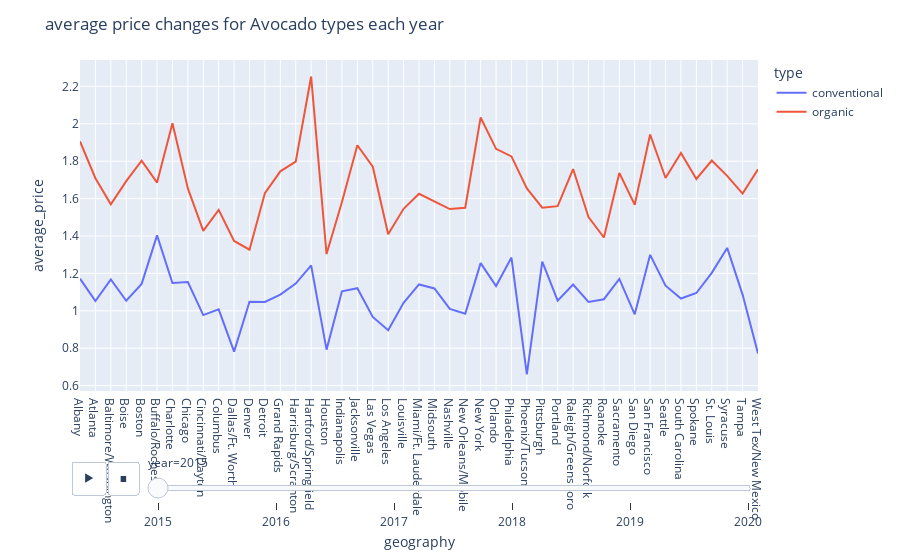

The notebook cell this image was saved under:
### Code cell
#Yearly changes in price between conventional and organic sales
A=df.groupby(['type', 'year', 'geography',])['average_price'].mean().reset_index()
A.head()
fig=px.line(A, x= 'geography', y= 'average_price', animation_frame='year',color='type')
fig.update_layout(title= "average price changes for Avocado types each year")

### Figure 1 — Plotly figure (JSON) as saved in the notebook; plotly's stock layout.template omitted (floating-point values rounded to 4 significant figures)
{"data": [{"hovertemplate": "type=conventional<br>year=2015<br>geography=%{x}<br>average_price=%{y}<extra></extra>", "legendgroup": "conventional", "line": {"color": "#636efa", "dash": "solid"}, "mode": "lines", "name": "conventional", "orientation": "v", "showlegend": true, "type": "scatter", "x": ["Albany", "Atlanta", "Baltimore/Washington", "Boise", "Boston", "Buffalo/Rochester", "Charlotte", "Chicago", "Cincinnati/Dayton", "Columbus", "Dallas/Ft. Worth", "Denver", "Detroit", "Grand Rapids", "Harrisburg/Scranton", "Hartford/Springfield", "Houston", "Indianapolis", "Jacksonville", "Las Vegas", "Los Angeles", "Louisville", "Miami/Ft. Lauderdale", "Midsouth", "Nashville", "New Orleans/Mobile", "New York", "Orlando", "Philadelphia", "Phoenix/Tucson", "Pittsburgh", "Portland", "Raleigh/Greensboro", "Richmond/Norfolk", "Roanoke", "Sacramento", "San Diego", "San Francisco", "Seattle", "South Carolina", "Spokane", "St. Louis", "Syracuse", "Tampa", "West Tex/New Mexico"], "xaxis": "x", "y": [1.172, 1.052, 1.168, 1.054, 1.144, 1.403, 1.148, 1.154, 0.9771, 1.008, 0.7819, 1.049, 1.047, 1.087, 1.146, 1.243, 0.7925, 1.105, 1.121, 0.9671, 0.896, 1.043, 1.141, 1.12, 1.01, 0.9844, 1.255, 1.133, 1.285, 0.6598, 1.263, 1.054, 1.141, 1.048, 1.062, 1.171, 0.9813, 1.299, 1.134, 1.066, 1.095, 1.203, 1.336, 1.087, 0.7715], "yaxis": "y"}, {"hovertemplate": "type=organic<br>year=2015<br>geography=%{x}<br>average_price=%{y}<extra></extra>", "legendgroup": "organic", "line": {"color": "#EF553B", "dash": "solid"}, "mode": "lines", "name": "organic", "orientation": "v", "showlegend": true, "type": "scatter", "x": ["Albany", "Atlanta", "Baltimore/Washington", "Boise", "Boston", "Buffalo/Rochester", "Charlotte", "Chicago", "Cincinnati/Dayton", "Columbus", "Dallas/Ft. Worth", "Denver", "Detroit", "Grand Rapids", "Harrisburg/Scranton", "Hartford/Springfield", "Houston", "Indianapolis", "Jacksonville", "Las Vegas", "Los Angeles", "Louisville", "Miami/Ft. Lauderdale", "Midsouth", "Nashville", "New Orleans/Mobile", "New York", "Orlando", "Philadelphia", "Phoenix/Tucson", "Pittsburgh", "Portland", "Raleigh/Greensboro", "Richmond/Norfolk", "Roanoke", "Sacramento", "San Diego", "San Francisco", "Seattle", "South Carolina", "Spokane", "St. Louis", "Syracuse", "Tampa", "West Tex/New Mexico"], "xaxis": "x", "y": [1.906, 1.709, 1.57, 1.693, 1.803, 1.686, 2.003, 1.654, 1.427, 1.54, 1.374, 1.327, 1.629, 1.746, 1.797, 2.253, 1.304, 1.581, 1.885, 1.771, 1.409, 1.546, 1.626, 1.583, 1.544, 1.551, 2.034, 1.866, 1.826, 1.654, 1.552, 1.56, 1.758, 1.501, 1.392, 1.738, 1.567, 1.943, 1.71, 1.844, 1.705, 1.803, 1.722, 1.627, 1.757], "yaxis": "y"}], "layout": {"legend": {"title": {"text": "type"}, "tracegroupgap": 0}, "margin": {"t": 60}, "sliders": [{"active": 0, "currentvalue": {"prefix": "year="}, "len": 0.9, "pad": {"b": 10, "t": 60}, "steps": [{"args": [["2015"], {"frame": {"duration": 0, "redraw": false}, "fromcurrent": true, "mode": "immediate", "transition": {"duration": 0, "easing": "linear"}}], "label": "2015", "method": "animate"}, {"args": [["2016"], {"frame": {"duration": 0, "redraw": false}, "fromcurrent": true, "mode": "immediate", "transition": {"duration": 0, "easing": "linear"}}], "label": "2016", "method": "animate"}, {"args": [["2017"], {"frame": {"duration": 0, "redraw": false}, "fromcurrent": true, "mode": "immediate", "transition": {"duration": 0, "easing": "linear"}}], "label": "2017", "method": "animate"}, {"args": [["2018"], {"frame": {"duration": 0, "redraw": false}, "fromcurrent": true, "mode": "immediate", "transition": {"duration": 0, "easing": "linear"}}], "label": "2018", "method": "animate"}, {"args": [["2019"], {"frame": {"duration": 0, "redraw": false}, "fromcurrent": true, "mode": "immediate", "transition": {"duration": 0, "easing": "linear"}}], "label": "2019", "method": "animate"}, {"args": [["2020"], {"frame": {"duration": 0, "redraw": false}, "fromcurrent": true, "mode": "immediate", "transition": {"duration": 0, "easing": "linear"}}], "label": "2020", "method": "animate"}], "x": 0.1, "xanchor": "left", "y": 0, "yanchor": "top"}], "title": {"text": "average price changes for Avocado types each year"}, "updatemenus": [{"buttons": [{"args": [null, {"frame": {"duration": 500, "redraw": false}, "fromcurrent": true, "mode": "immediate", "transition": {"duration": 500, "easing": "linear"}}], "label": "&#9654;", "method": "animate"}, {"args": [[null], {"frame": {"duration": 0, "redraw": false}, "fromcurrent": true, "mode": "immediate", "transition": {"duration": 0, "easing": "linear"}}], "label": "&#9724;", "method": "animate"}], "direction": "left", "pad": {"r": 10, "t": 70}, "showactive": false, "type": "buttons", "x": 0.1, "xanchor": "right", "y": 0, "yanchor": "top"}], "xaxis": {"anchor": "y", "domain": [0, 1], "title": {"text": "geography"}}, "yaxis": {"anchor": "x", "domain": [0, 1], "title": {"text": "average_price"}}}}
